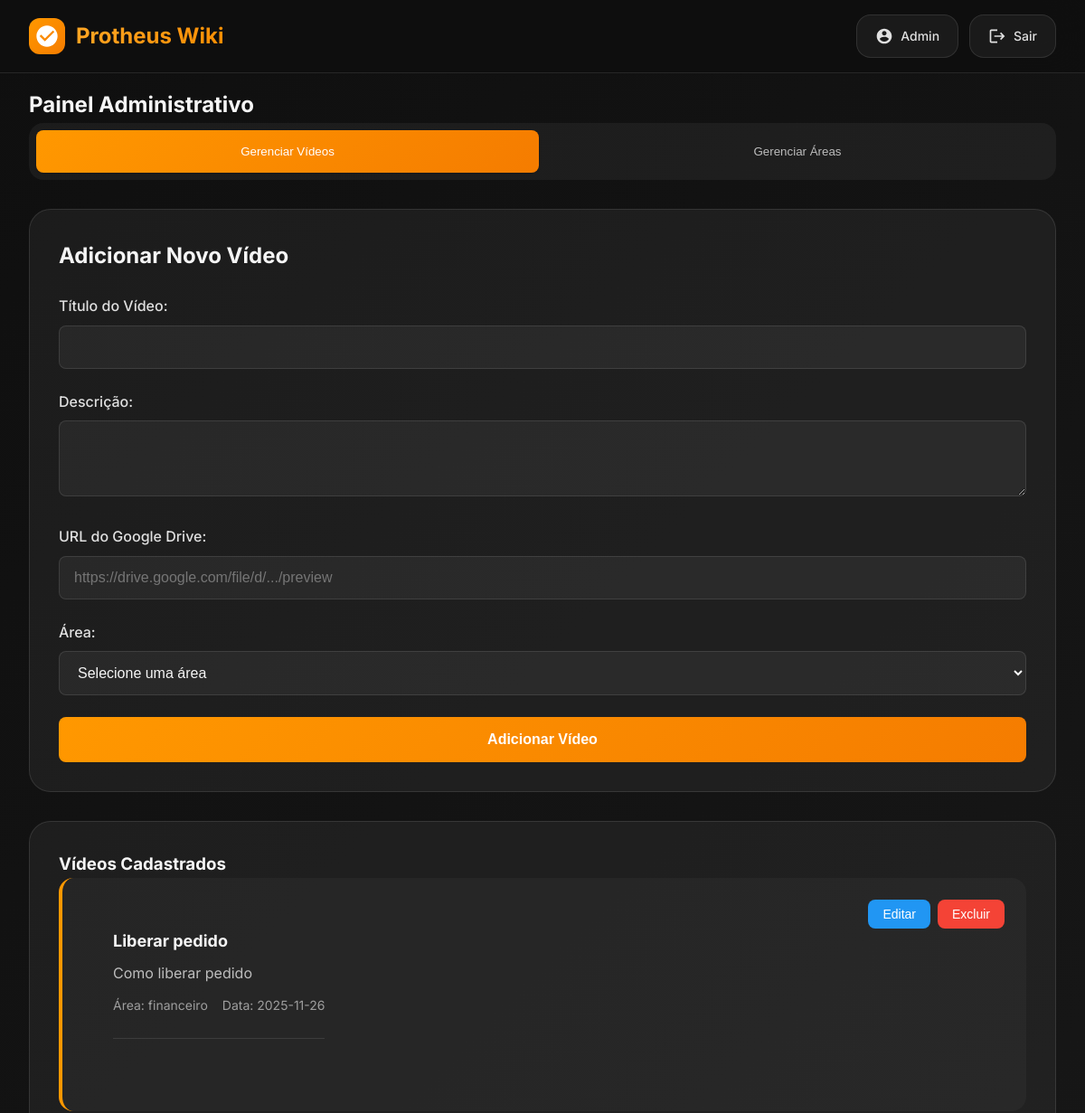
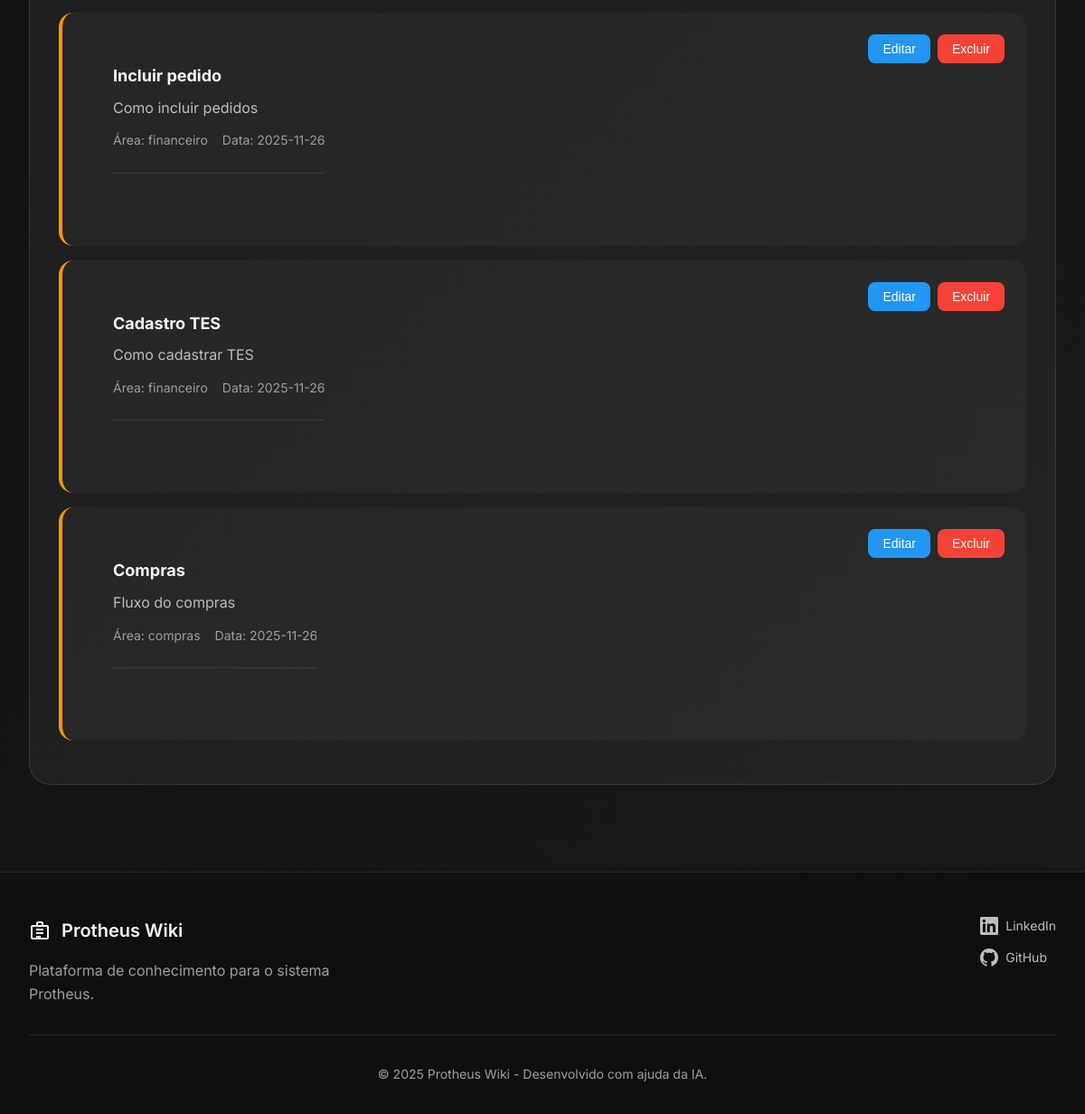
/admin (signed in), run on the app's committed database (2 pictures, top to bottom).
### tables this page shows
CREATE TABLE videos (
            id INTEGER PRIMARY KEY AUTOINCREMENT,
            title TEXT NOT NULL,
            description TEXT,
            drive_url TEXT NOT NULL,
            topic TEXT NOT NULL,
            created_at TIMESTAMP DEFAULT CURRENT_TIMESTAMP,
            updated_at TIMESTAMP DEFAULT CURRENT_TIMESTAMP
        );

### app.py (the view)
@app.route('/admin')
@login_required
@admin_required
def admin():
    videos = get_videos()
    areas = get_areas()
    for area in areas:
        area['video_count'] = get_videos_count_by_area(area['id'])
    return render_template('admin.html', videos=videos, areas=areas)

### app.py (called while the page is built)
@app.context_processor
def inject_areas_and_functions():
    areas = get_areas()
    return dict(
        areas=areas,
        get_svg_for_topic=get_svg_for_topic
    )

### auth.py (called while the page is built)
def login_required(f):
    @wraps(f)
    def decorated_function(*args, **kwargs):
        if 'user_id' not in session:
            return redirect(url_for('login'))
        return f(*args, **kwargs)
    return decorated_function

def admin_required(f):
    @wraps(f)
    def decorated_function(*args, **kwargs):
        if not session.get('is_admin'):
            flash('Acesso não autorizado')
            return redirect(url_for('login'))
        return f(*args, **kwargs)
    return decorated_function

### database.py (called while the page is built)
def get_connection():
    conn = sqlite3.connect(_db_path)
    conn.row_factory = sqlite3.Row
    return conn

def get_areas():
    conn = get_connection()
    cursor = conn.cursor()
    cursor.execute('SELECT * FROM areas ORDER BY name')
    areas = cursor.fetchall()
    conn.close()
    return [dict(area) for area in areas]

def get_videos_count_by_area(area_id):
    conn = get_connection()
    cursor = conn.cursor()
    cursor.execute('SELECT COUNT(*) FROM videos WHERE topic = ?', (area_id,))
    count = cursor.fetchone()[0]
    conn.close()
    return count

def get_videos():
    conn = get_connection()
    cursor = conn.cursor()
    cursor.execute('SELECT * FROM videos ORDER BY created_at DESC')
    videos = cursor.fetchall()
    conn.close()
    return [dict(video) for video in videos]

### templates/admin.html (shortened to what this page needs)
{% extends "base.html" %} {% block title %}Admin - Protheus Wiki{% endblock %}
{% block content %}
<div class="admin-container">
  <h2>Painel Administrativo</h2>
  <div class="admin-tabs">
    <button class="tab-button active" data-tab="videos">
      Gerenciar Vídeos
    </button>
    <button class="tab-button" data-tab="areas">Gerenciar Áreas</button>
  </div>
  <div class="tab-content active" id="videos-tab">
    <div class="admin-form">
      <h3>Adicionar Novo Vídeo</h3>
      <form id="add-video-form">
        <div class="form-group">
          <label for="video-title">Título do Vídeo:</label>
          <input type="text" id="video-title" required />
        </div>
        <div class="form-group">
          <label for="video-description">Descrição:</label>
          <textarea id="video-description" rows="3"></textarea>
        </div>
        <div class="form-group">
          <label for="video-url">URL do Google Drive:</label>
          <input
            type="url"
            id="video-url"
            required
            placeholder="https://drive.google.com/file/d/.../preview"
          />
        </div>
        <div class="form-group">
          <label for="video-topic">Área:</label>
          <select id="video-topic" required>
            <option value="">Selecione uma área</option>
          </select>
        </div>
        <button type="submit" class="btn-primary">Adicionar Vídeo</button>
      </form>
    </div>
    <div class="admin-list">
      <h3>Vídeos Cadastrados</h3>
      <div id="admin-videos-list">
        {% for video in videos %}
        <div class="admin-video-item" data-id="{{ video.id }}">
          <div class="video-info">
            <h4>{{ video.title }}</h4>
            <p>{{ video.description }}</p>
            <div class="video-meta">
              <span>Área: {{ video.topic }}</span>
              <span>Data: {{ video.created_at[:10] }}</span>
            </div>
          </div>
          <div class="video-actions">
            <button class="btn-edit" data-id="{{ video.id }}">Editar</button>
            <button class="btn-delete" data-id="{{ video.id }}">Excluir</button>
          </div>
        </div>
        {% endfor %}
      </div>
    </div>
  </div>
</div>
{% endblock %}

### templates/base.html (shortened to what this page needs)
<!DOCTYPE html>
<html lang="pt-BR">
  <head>
    <link
      rel="stylesheet"
      href="{{ url_for('static', filename='style.css') }}"
    />
  </head>
  <body>
    <header class="header">
      <div class="header-container">
        <div class="logo-section">
          <a href="/" class="logo">
            <div class="logo-icon">
              <svg
                width="28"
                height="28"
                viewBox="0 0 24 24"
                fill="currentColor"
              >
                <path
                  d="M12 2C6.48 2 2 6.48 2 12s4.48 10 10 10 10-4.48 10-10S17.52 2 12 2zm-2 15l-5-5 1.41-1.41L10 14.17l7.59-7.59L19 8l-9 9z"
                />
              </svg>
            </div>
            <span class="logo-text">Protheus Wiki</span>
          </a>
        </div>
        <div class="user-section">
          {% if session.user_id %}
          <div class="user-actions">
            <a href="/admin" class="admin-btn">
              <svg
                width="20"
                height="20"
                viewBox="0 0 24 24"
                fill="currentColor"
              >
                <path
                  d="M12 2C6.48 2 2 6.48 2 12s4.48 10 10 10 10-4.48 10-10S17.52 2 12 2zm0 3c1.66 0 3 1.34 3 3s-1.34 3-3 3-3-1.34-3-3 1.34-3 3-3zm0 14.2c-2.5 0-4.71-1.28-6-3.22.03-1.99 4-3.08 6-3.08 1.99 0 5.97 1.09 6 3.08-1.29 1.94-3.5 3.22-6 3.22z"
                />
              </svg>
              Admin
            </a>
            <a href="/logout" class="logout-btn">
              <svg
                width="20"
                height="20"
                viewBox="0 0 24 24"
                fill="currentColor"
              >
                <path
                  d="M17 7l-1.41 1.41L18.17 11H8v2h10.17l-2.58 2.58L17 17l5-5zM4 5h8V3H4c-1.1 0-2 .9-2 2v14c0 1.1.9 2 2 2h8v-2H4V5z"
                />
              </svg>
              Sair
            </a>
          </div>
          {% endif %}
        </div>
      </div>
    </header>
    <main class="main">{% block content %}{% endblock %}</main>
    <footer class="footer">
      <div class="footer-container">
        <div class="footer-content">
          <div class="footer-brand">
            <div class="logo">
              <svg
                width="24"
                height="24"
                viewBox="0 0 24 24"
                fill="currentColor"
              >
                <path
                  d="M20 6h-4V4c0-1.1-.9-2-2-2h-4c-1.1 0-2 .9-2 2v2H4c-1.1 0-2 .9-2 2v12c0 1.1.9 2 2 2h16c1.1 0 2-.9 2-2V8c0-1.1-.9-2-2-2zM10 4h4v2h-4V4zm10 16H4V8h16v12z"
                />
                <path d="M8 10h8v2H8zM8 14h8v2H8zM8 18h5v2H8z" />
              </svg>
              <span>Protheus Wiki</span>
            </div>
            <p class="footer-description">
              Plataforma de conhecimento para o sistema Protheus.
            </p>
          </div>
          <div class="footer-links">
            <div class="footer-social">
              <a
                href="https://linkedin.com/in/itsromulogarcia"
                target="_blank"
                class="social-link"
              >
                LinkedIn
              </a>
              <a
                href="https://github.com/itsromulogarcia"
                target="_blank"
                class="social-link"
              >
                GitHub
              </a>
            </div>
          </div>
        </div>
        <div class="footer-bottom">
          <p class="footer-copyright">
            &copy; 2025 Protheus Wiki - Desenvolvido com ajuda da IA.
          </p>
        </div>
      </div>
    </footer>
  </body>
</html>

### data on the page
videos: title "Liberar pedido", description "Como liberar pedido", topic "financeiro", created_at "2025-11-26"
videos: title "Incluir pedido", description "Como incluir pedidos", topic "financeiro", created_at "2025-11-26"
videos: title "Cadastro TES", description "Como cadastrar TES", topic "financeiro", created_at "2025-11-26"
videos: title "Compras", description "Fluxo do compras", topic "compras", created_at "2025-11-26"
